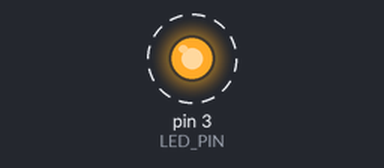
Simulated run of this sketch. Board: Arduino Uno, built with avr-gcc and run on an emulated ATmega328P. Shown: output pins drawn as LEDs (lit = HIGH). Dashed ring = blinking. What the sketch prints to the serial monitor is not drawn.

Above: at 0.2 s.
Timing chart, 0 to 3.0 s (numbered marks = the images above):
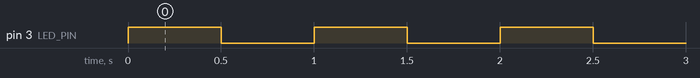

Measured:
- by itself, pin 3 (LED_PIN): alternates HIGH for 0.50 s and LOW for 0.50 s, 22 changes in all, then stays LOW

The sketch:

Finite_LED_Blinker.ino
```cpp
#define LED_PIN 3

int counter = 0;

void setup() {
	Serial.begin(9600);
	pinMode(LED_PIN, OUTPUT);
}

void loop () {
	if(counter <= 10) {
		digitalWrite(LED_PIN, HIGH);
		Serial.println(counter);
		delay(500);
		digitalWrite(LED_PIN, LOW);
		delay(500);
		counter ++;
	}
}
```
